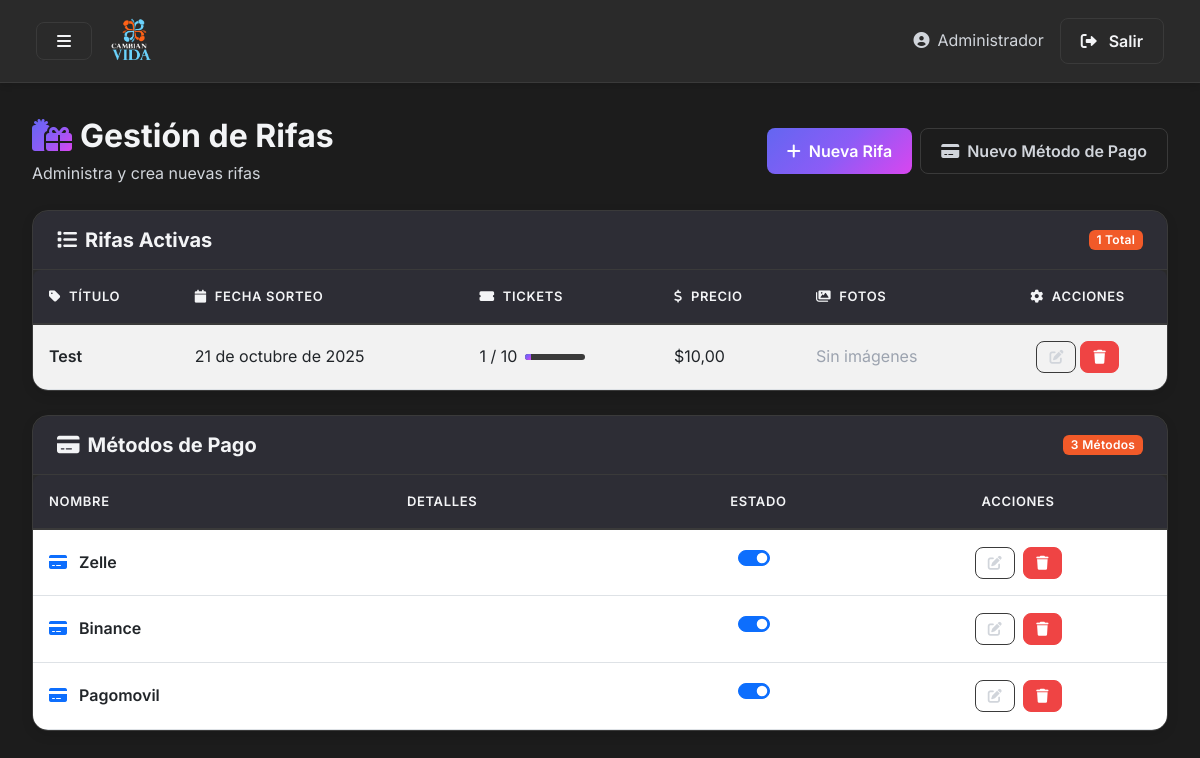
The page /app2/control/ (signed in) on the database as committed earlier.
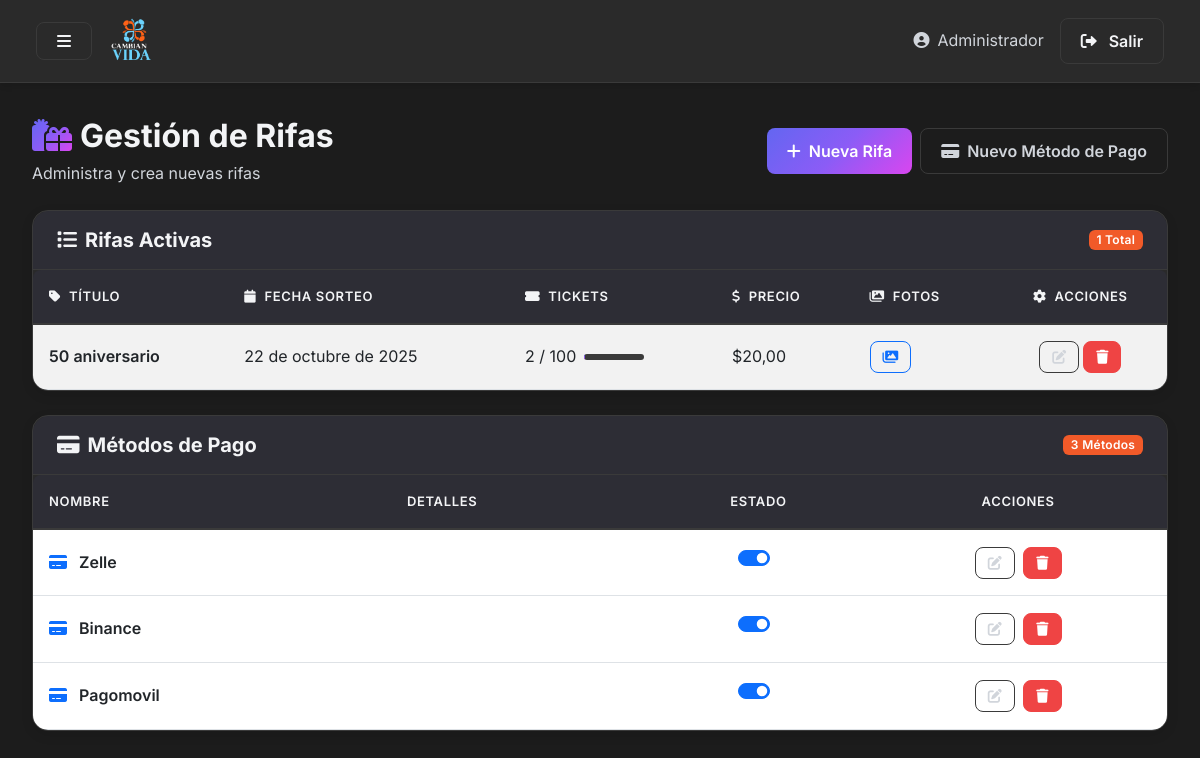
The same page on the database as committed later.
### app1/models.py (models this page shows, shortened)
class Rifa(models.Model):
    titulo = models.CharField(max_length=200)
    descripcion = models.TextField(blank=True)
    fecha_sorteo = models.DateField()
    total_tickets = models.PositiveIntegerField(default=100)
    precio = models.DecimalField(max_digits=10, decimal_places=2, default=0)
    winner_ticket = models.ForeignKey('Ticket', null=True, blank=True, on_delete=models.SET_NULL, related_name='won_rifa')
    class Meta:
        ordering = ['-fecha_sorteo', 'titulo']
    @property
    def tickets_sold(self):
        return self.tickets.count()

class PaymentMethod(models.Model):
    nombre = models.CharField(max_length=200)
    detalles = models.TextField(blank=True, help_text='Instrucciones o datos para el pago, p.ej. número de cuenta, titular, nota')
    activo = models.BooleanField(default=True)
    creado_en = models.DateTimeField(auto_now_add=True)
    class Meta:
        ordering = ['-creado_en', 'nombre']

### app2/views.py (the view, shortened to what this page needs)
# urls.py: path('control/', views.control, name='control'),
def control(request):
    user_id = request.session.get('user_admin_id')
    if not user_id:
        messages.error(request, 'Debe iniciar sesión primero')
        return redirect('login')
    try:
        user = User_admin.objects.get(id=user_id)
    except User_admin.DoesNotExist:
        messages.error(request, 'Usuario no encontrado')
        return redirect('login')
    rifas = crud_rifas.obtener_rifas()
    app_methods = app1_crud.obtener_todos_metodos()
    rifas_list = []
    for r in rifas:
        images = []
        try:
            for img in r.images.all():
                try:
                    images.append(img.image.url)
                except Exception:
                    continue
        except Exception:
            images = []
        rifas_list.append({
            'id': r.id,
            'titulo': r.titulo,
            'descripcion': r.descripcion,
            'fecha_sorteo': r.fecha_sorteo.isoformat() if getattr(r, 'fecha_sorteo', None) else None,
            'total_tickets': r.total_tickets,
            'precio': float(r.precio) if getattr(r, 'precio', None) is not None else 0,
            'images': images,
            'tickets_sold': getattr(r, 'tickets', None) and r.tickets.count() or 0,
        })
    rifas_json = json.dumps(rifas_list, cls=DjangoJSONEncoder)
    context = {
        'rifas': rifas,
        'app_methods': app_methods,
        'rifas_json': rifas_json,
    }
    return render(request, 'control.html', context)

### app1/crud.py (called while the page is built)
def obtener_todos_metodos():
    return PaymentMethod.objects.all().prefetch_related('fields').order_by('-creado_en')

### app2/crud.py (called while the page is built)
def obtener_rifas():
    return Rifa.objects.all().prefetch_related('images')

### app2/templates/control.html (shortened to what the changed rows need)
{% load static %}
<!DOCTYPE html>
<html lang="es">
<head>
    <link href="https://cdn.jsdelivr.net/npm/bootstrap@5.3.0/dist/css/bootstrap.min.css" rel="stylesheet">
    <link rel="stylesheet" href="https://cdnjs.cloudflare.com/ajax/libs/font-awesome/6.0.0/css/all.min.css">
    <link rel="stylesheet" href="{% static 'css/paneles-style.css' %}">
</head>
<body>
  <div class="d-flex toggled" id="wrapper" style="min-height: 100vh;">
      <div class="flex-grow-1" id="page-content-wrapper">
        <div class="d-flex justify-content-between align-items-center mb-4">
            <div>
                <h2 class="mb-1">
                    <i class="fas fa-gifts me-2 text-gradient"></i>Gestión de Rifas
                </h2>
            </div>
        </div>
        <div class="card mb-4">
            <div class="card-body p-0">
                <div class="table-responsive">
                    <table class="table table-hover table-striped mb-0">
                        <thead>
                            <tr>
                                <th><i class="fas fa-tag me-2"></i>Título</th>
                                <th><i class="fas fa-calendar me-2"></i>Fecha Sorteo</th>
                                <th><i class="fas fa-ticket-alt me-2"></i>Tickets</th>
                                <th><i class="fas fa-dollar-sign me-2"></i>Precio</th>
                                <th><i class="fas fa-images me-2"></i>Fotos</th>
                                <th class="text-center"><i class="fas fa-cog me-2"></i>Acciones</th>
                            </tr>
                        </thead>
                        <tbody>
                            {% for rifa in rifas %}
                            <tr>
                                <td class="fw-semibold">{{ rifa.titulo }}</td>
                                <td>{{ rifa.fecha_sorteo }}</td>
                                <td>
                                    <div class="d-flex align-items-center gap-2">
                                        <span>{{ rifa.tickets_sold }} / {{ rifa.total_tickets }}</span>
                                        <div class="progress" style="width: 60px; height: 6px;">
                      {% widthratio rifa.tickets_sold rifa.total_tickets 100 as fill_width %}
                      <div class="progress-bar bg-gradient-primary" data-progress="{{ fill_width }}"></div>
                                        </div>
                                    </div>
                                </td>
                <td>
                  ${{ rifa.precio|default:0|floatformat:2 }}
                </td>
                <td>
                  {% if rifa.images.all %}
                    <button type="button" class="btn btn-sm btn-outline-primary view-photos-btn" data-id="{{ rifa.id }}" title="Ver fotos">
                    <i class="fas fa-images"></i>
                    </button>
                  {% else %}
                    <span class="text-muted">Sin imágenes</span>
                  {% endif %}
                </td>
                                <td class="text-center">
                  <div class="d-flex justify-content-center gap-1">
                    <button type="button" class="btn btn-sm btn-outline-secondary edit-rifa-btn" data-id="{{ rifa.id }}" data-titulo="{{ rifa.titulo|escapejs }}" data-fecha="{{ rifa.fecha_sorteo }}" data-total="{{ rifa.total_tickets }}" data-desc="{{ rifa.descripcion|escapejs }}" data-precio="{{ rifa.precio|default:0 }}" data-bs-toggle="modal" data-bs-target="#editRifaModal">
                      <i class="fas fa-edit"></i>
                    </button>
                    <form method="post" style="display:inline;">
                      <button type="submit" class="btn btn-danger btn-sm" title="Eliminar">
                        <i class="fas fa-trash"></i>
                      </button>
                    </form>
                  </div>
                                </td>
                            </tr>
                            {% endfor %}
                        </tbody>
                    </table>
                </div>
            </div>
        </div>
        <div class="card">
          <div class="card-body p-0">
            <div class="table-responsive">
                <table class="table table-hover mb-0">
                  <thead>
                    <tr>
                      <th>Nombre</th>
                      <th>Detalles</th>
                      <th class="text-center">Estado</th>
                      <th class="text-center">Acciones</th>
                    </tr>
                  </thead>
                  <tbody>
                  {% for metodo in app_methods %}
                    <tr>
                      <td class="fw-semibold">
                        <i class="fas fa-credit-card me-2 text-primary"></i>
                        {{ metodo.nombre }}
                      </td>
                      <td style="max-width:400px;">
                      </td>
                      <td class="text-center">
                        <form method="post" class="d-inline toggle-active-form" id="toggle-form-{{ metodo.id }}">
                          <div class="form-check form-switch d-inline-block">
                            <input class="form-check-input toggle-active-input" type="checkbox"
                                   id="toggleActive{{ metodo.id }}" {% if metodo.activo %}checked{% endif %}>
                          </div>
                        </form>
                      </td>
                      <td class="text-center">
                        <button type="button" class="btn btn-sm btn-outline-secondary edit-method-btn me-1"
                                data-id="{{ metodo.id }}"
                                data-name="{{ metodo.nombre|escapejs }}"
                                data-fields='[{% for f in metodo.fields.all %}{"field_name":"{{ f.field_name|escapejs }}","field_value":"{{ f.field_value|escapejs }}"}{% if not forloop.last %},{% endif %}{% endfor %}]'
                                data-bs-toggle="modal"
                                data-bs-target="#editPaymentModal">
                            <i class="fas fa-edit"></i>
                        </button>
                        <form method="post" class="d-inline">
                          <button type="submit" class="btn btn-sm btn-danger">
                            <i class="fas fa-trash"></i>
                          </button>
                        </form>
                      </td>
                    </tr>
                  {% endfor %}
                  </tbody>
                </table>
            </div>
          </div>
        </div>
      </div>
    </div>
</body>
</html>

Rows that differ between the two databases and show on the page:
removed Rifa: titulo "Test", fecha_sorteo "21 de octubre de 2025", tickets_sold "1", total_tickets "10", precio "10,00", shows "Sin imágenes"
added Rifa: titulo "50 aniversario", fecha_sorteo "22 de octubre de 2025", tickets_sold "2", total_tickets "100", precio "20,00"
